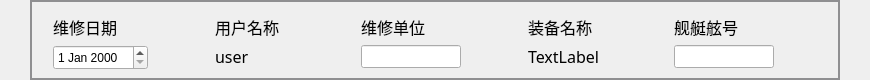
             <widget class="QWidget" name="widget_information_feedback_top_2" native="true">
              <property name="minimumSize">
               <size>
                <width>0</width>
                <height>80</height>
               </size>
              </property>
              <property name="maximumSize">
               <size>
                <width>16777215</width>
                <height>80</height>
               </size>
              </property>
              <layout class="QHBoxLayout" name="horizontalLayout_62">
               <property name="leftMargin">
                <number>30</number>
               </property>
               <property name="topMargin">
                <number>0</number>
               </property>
               <property name="rightMargin">
                <number>30</number>
               </property>
               <property name="bottomMargin">
                <number>0</number>
               </property>
               <item>
                <widget class="QGroupBox" name="groupBox_information_feedback_top_2">
                 <property name="minimumSize">
                  <size>
                   <width>0</width>
                   <height>80</height>
                  </size>
                 </property>
                 <property name="maximumSize">
                  <size>
                   <width>16777215</width>
                   <height>80</height>
                  </size>
                 </property>
                 <property name="styleSheet">
                  <string notr="true">QGroupBox#groupBox_information_feedback_top_2{
border: 2px solid #8f8f91;}    
</string>
                 </property>
                 <property name="title">
                  <string/>
                 </property>
                 <layout class="QHBoxLayout" name="horizontalLayout_65">
                  <property name="leftMargin">
                   <number>11</number>
                  </property>
                  <property name="topMargin">
                   <number>0</number>
                  </property>
                  <property name="rightMargin">
                   <number>11</number>
                  </property>
                  <property name="bottomMargin">
                   <number>0</number>
                  </property>
                  <item>
                   <widget class="QWidget" name="widget_Diagnosis_Date_2" native="true">
                    <layout class="QVBoxLayout" name="verticalLayout_43">
                     <item>
                      <widget class="QLabel" name="label_Diagnosis_Date_sign_2">
                       <property name="minimumSize">
                        <size>
                         <width>80</width>
                         <height>0</height>
                        </size>
                       </property>
                       <property name="maximumSize">
                        <size>
                         <width>80</width>
                         <height>16777215</height>
                        </size>
                       </property>
                       <property name="font">
                        <font>
                         <family>微软雅黑</family>
                         <pointsize>12</pointsize>
                         <weight>50</weight>
                         <italic>false</italic>
                         <bold>false</bold>
                        </font>
                       </property>
                       <property name="styleSheet">
                        <string notr="true">/*QLabel { 
    border-radius: 8px; 
    min-width: 120px;
    min-height: 40px;
	background-color: rgb(216, 255, 164);
	color: rgb(0, 85, 255);
	font: 75 10pt &quot;微软雅黑&quot;;
 }*/</string>
                       </property>
                       <property name="text">
                        <string>维修日期</string>
                       </property>
                      </widget>
                     </item>
                     <item>
                      <widget class="QDateEdit" name="dateEdit_case_entry_diagnosis_Date">
                       <property name="minimumSize">
                        <size>
                         <width>0</width>
                         <height>25</height>
                        </size>
                       </property>
                       <property name="maximumSize">
                        <size>
                         <width>16777215</width>
                         <height>25</height>
                        </size>
                       </property>
                      </widget>
                     </item>
                    </layout>
                   </widget>
                  </item>
                  <item>
                   <spacer name="horizontalSpacer_118">
                    <property name="orientation">
                     <enum>Qt::Horizontal</enum>
                    </property>
                    <property name="sizeHint" stdset="0">
                     <size>
                      <width>43</width>
                      <height>20</height>
                     </size>
                    </property>
                   </spacer>
                  </item>
                  <item>
                   <widget class="QWidget" name="widget_user_name_2" native="true">
                    <layout class="QVBoxLayout" name="verticalLayout_44">
                     <item>
                      <widget class="QLabel" name="label_user_name_sign_2">
                       <property name="minimumSize">
                        <size>
                         <width>80</width>
                         <height>0</height>
                        </size>
                       </property>
                       <property name="maximumSize">
                        <size>
                         <width>80</width>
                         <height>16777215</height>
                        </size>
                       </property>
                       <property name="font">
                        <font>
                         <family>微软雅黑</family>
                         <pointsize>12</pointsize>
                         <weight>50</weight>
                         <italic>false</italic>
                         <bold>false</bold>
                        </font>
                       </property>
                       <property name="styleSheet">
                        <string notr="true">/*QLabel { 
    border-radius: 8px; 
    min-width: 120px;
    min-height: 40px;
	background-color: rgb(216, 255, 164);
	color: rgb(0, 85, 255);
	font: 75 10pt &quot;微软雅黑&quot;;
 }*/</string>
                       </property>
                       <property name="text">
                        <string>用户名称</string>
                       </property>
                      </widget>
                     </item>
                     <item>
                      <widget class="QLabel" name="label_case_entry_user_name">
                       <property name="font">
                        <font>
                         <family>微软雅黑</family>
                         <pointsize>12</pointsize>
                         <weight>50</weight>
                         <italic>false</italic>
                         <bold>false</bold>
                        </font>
                       </property>
                       <property name="text">
                        <string>user</string>
                       </property>
                      </widget>
                     </item>
                    </layout>
                   </widget>
                  </item>
                  <item>
                   <spacer name="horizontalSpacer_119">
                    <property name="orientation">
                     <enum>Qt::Horizontal</enum>
                    </property>
                    <property name="sizeHint" stdset="0">
                     <size>
                      <width>42</width>
                      <height>20</height>
                     </size>
                    </property>
                   </spacer>
                  </item>
                  <item>
                   <widget class="QWidget" name="widget_user_maintain_company_2" native="true">
                    <layout class="QVBoxLayout" name="verticalLayout_48">
                     <item>
                      <widget class="QLabel" name="label_user_maintain_company_sign_2">
                       <property name="minimumSize">
                        <size>
                         <width>80</width>
                         <height>0</height>
                        </size>
                       </property>
                       <property name="maximumSize">
                        <size>
                         <width>80</width>
                         <height>16777215</height>
                        </size>
                       </property>
                       <property name="font">
                        <font>
                         <family>微软雅黑</family>
                         <pointsize>12</pointsize>
                         <weight>50</weight>
                         <italic>false</italic>
                         <bold>false</bold>
                        </font>
                       </property>
                       <property name="styleSheet">
                        <string notr="true">/*QLabel { 
    border-radius: 8px; 
    min-width: 120px;
    min-height: 40px;
	background-color: rgb(216, 255, 164);
	color: rgb(0, 85, 255);
	font: 75 10pt &quot;微软雅黑&quot;;
 }*/</string>
                       </property>
                       <property name="text">
                        <string>维修单位</string>
                       </property>
                      </widget>
                     </item>
                     <item>
                      <widget class="QLineEdit" name="lineEdit_case_entry_maintain_company">
                       <property name="maximumSize">
                        <size>
                         <width>100</width>
                         <height>16777215</height>
                        </size>
                       </property>
                       <property name="font">
                        <font>
                         <family>微软雅黑</family>
                         <pointsize>12</pointsize>
                         <weight>50</weight>
                         <italic>false</italic>
                         <bold>false</bold>
                        </font>
                       </property>
                      </widget>
                     </item>
                    </layout>
                   </widget>
                  </item>
                  <item>
                   <spacer name="horizontalSpacer_120">
                    <property name="orientation">
                     <enum>Qt::Horizontal</enum>
                    </property>
                    <property name="sizeHint" stdset="0">
                     <size>
                      <width>43</width>
                      <height>20</height>
                     </size>
                    </property>
                   </spacer>
                  </item>
                  <item>
                   <widget class="QWidget" name="widget_equipment_name_2" native="true">
                    <layout class="QVBoxLayout" name="verticalLayout_49">
                     <item>
                      <widget class="QLabel" name="label_equipment_name_sign_2">
                       <property name="minimumSize">
                        <size>
                         <width>80</width>
                         <height>0</height>
                        </size>
                       </property>
                       <property name="maximumSize">
                        <size>
                         <width>80</width>
                         <height>16777215</height>
                        </size>
                       </property>
                       <property name="font">
                        <font>
                         <family>微软雅黑</family>
                         <pointsize>12</pointsize>
                         <weight>50</weight>
                         <italic>false</italic>
                         <bold>false</bold>
                        </font>
                       </property>
                       <property name="styleSheet">
                        <string notr="true">/*QLabel { 
    border-radius: 8px; 
    min-width: 120px;
    min-height: 40px;
	background-color: rgb(216, 255, 164);
	color: rgb(0, 85, 255);
	font: 75 10pt &quot;微软雅黑&quot;;
 }*/</string>
                       </property>
                       <property name="text">
                        <string>装备名称</string>
                       </property>
                      </widget>
                     </item>
                     <item>
                      <widget class="QLabel" name="label_case_entry_equipment_name">
                       <property name="font">
                        <font>
                         <family>微软雅黑</family>
                         <pointsize>12</pointsize>
                         <weight>50</weight>
                         <italic>false</italic>
                         <bold>false</bold>
                        </font>
                       </property>
                       <property name="text">
                        <string>TextLabel</string>
                       </property>
                      </widget>
                     </item>
                    </layout>
                   </widget>
                  </item>
                  <item>
                   <spacer name="horizontalSpacer_121">
                    <property name="orientation">
                     <enum>Qt::Horizontal</enum>
                    </property>
                    <property name="sizeHint" stdset="0">
                     <size>
                      <width>42</width>
                      <height>20</height>
                     </size>
                    </property>
                   </spacer>
                  </item>
                  <item>
                   <widget class="QWidget" name="widget_boat_number_2" native="true">
                    <layout class="QVBoxLayout" name="verticalLayout_50">
                     <item>
                      <widget class="QLabel" name="label_boat_number_sign_2">
                       <property name="minimumSize">
                        <size>
                         <width>80</width>
                         <height>0</height>
                        </size>
                       </property>
                       <property name="maximumSize">
                        <size>
                         <width>80</width>
                         <height>16777215</height>
                        </size>
                       </property>
                       <property name="font">
                        <font>
                         <family>微软雅黑</family>
                         <pointsize>12</pointsize>
                         <weight>50</weight>
                         <italic>false</italic>
                         <bold>false</bold>
                        </font>
                       </property>
                       <property name="styleSheet">
                        <string notr="true">/*QLabel { 
    border-radius: 8px; 
    min-width: 120px;
    min-height: 40px;
	background-color: rgb(216, 255, 164);
	color: rgb(0, 85, 255);
	font: 75 10pt &quot;微软雅黑&quot;;
 }*/</string>
                       </property>
                       <property name="text">
                        <string>舰艇舷号</string>
                       </property>
                      </widget>
                     </item>
                     <item>
                      <widget class="QLineEdit" name="lineEditcase_entry_boat_number">
                       <property name="maximumSize">
                        <size>
                         <width>100</width>
                         <height>16777215</height>
                        </size>
                       </property>
                       <property name="font">
                        <font>
                         <family>微软雅黑</family>
                         <pointsize>12</pointsize>
                         <weight>50</weight>
                         <italic>false</italic>
                         <bold>false</bold>
                        </font>
                       </property>
                      </widget>
                     </item>
                    </layout>
                   </widget>
                  </item>
                  <item>
                   <spacer name="horizontalSpacer_122">
                    <property name="orientation">
                     <enum>Qt::Horizontal</enum>
                    </property>
                    <property name="sizeHint" stdset="0">
                     <size>
                      <width>43</width>
                      <height>20</height>
                     </size>
                    </property>
                   </spacer>
                  </item>
                 </layout>
                </widget>
               </item>
              </layout>
             </widget>
